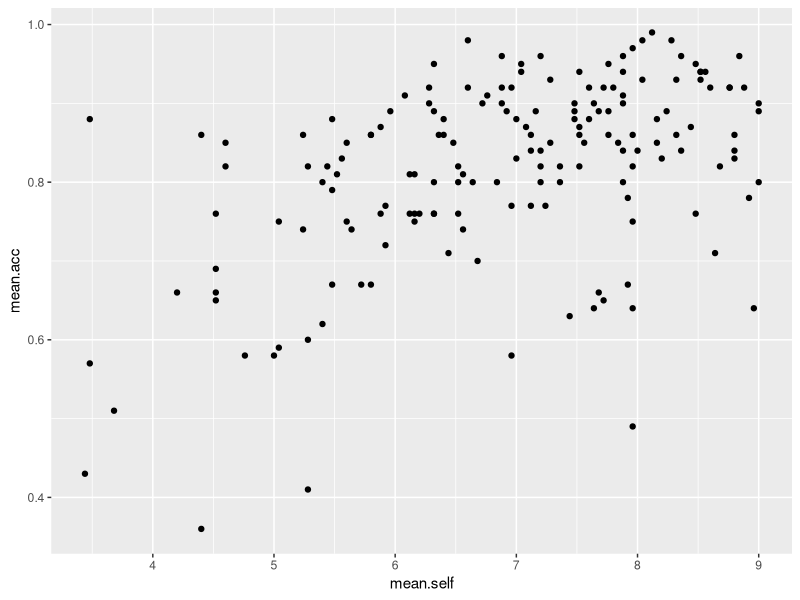
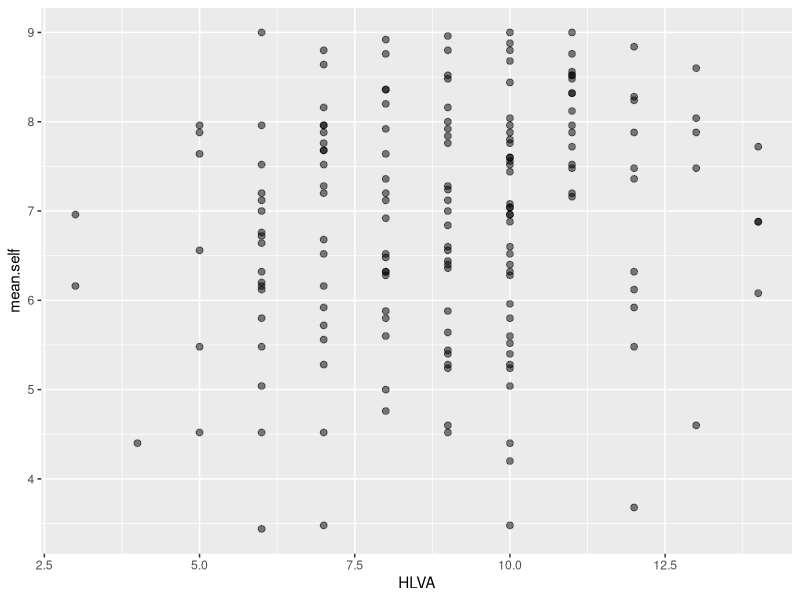
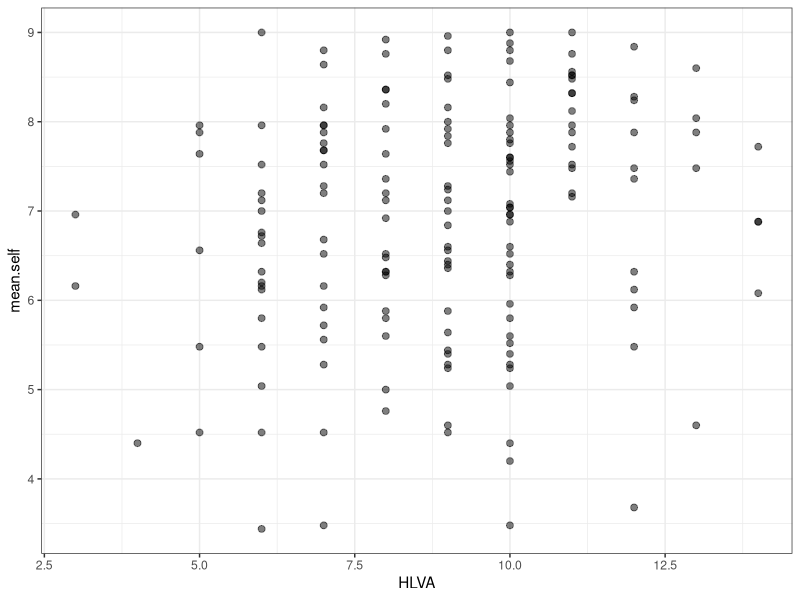
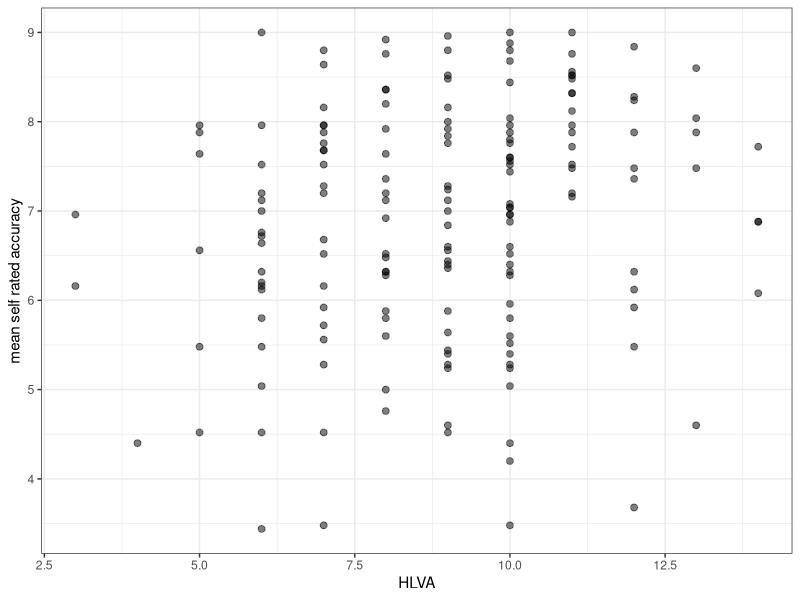
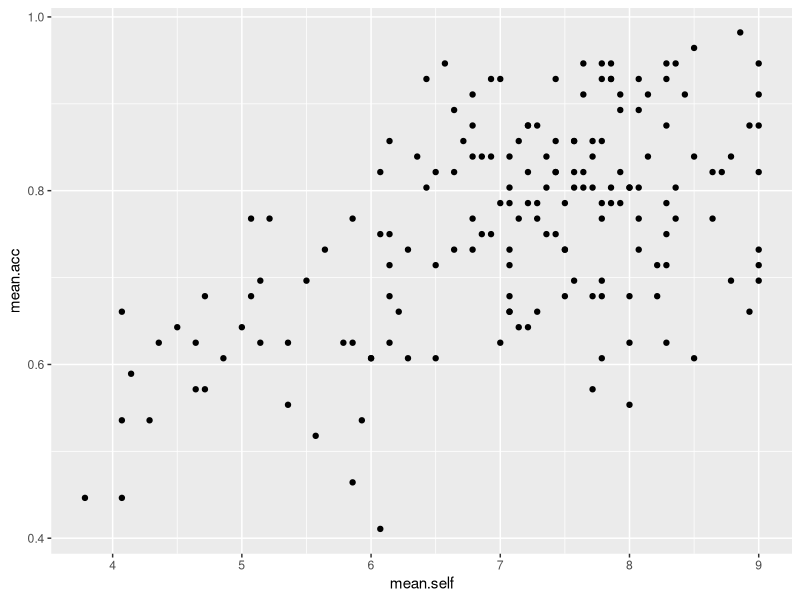
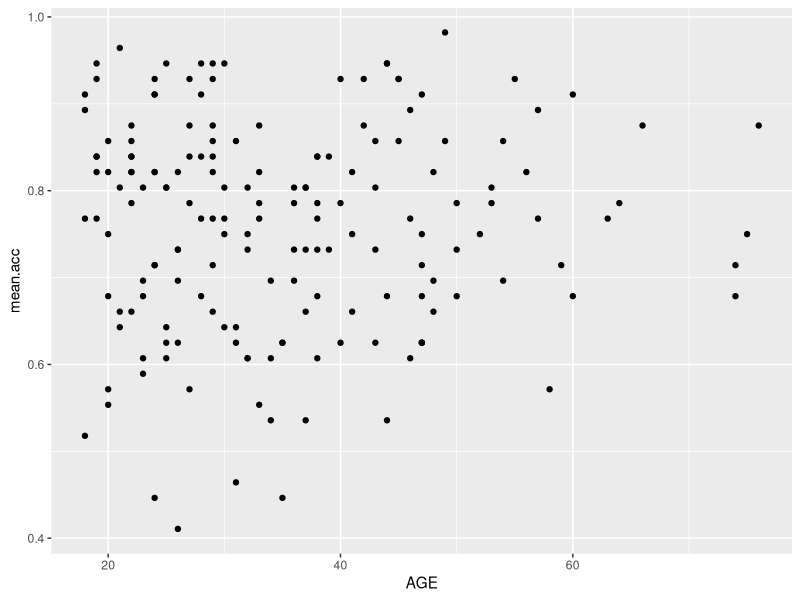
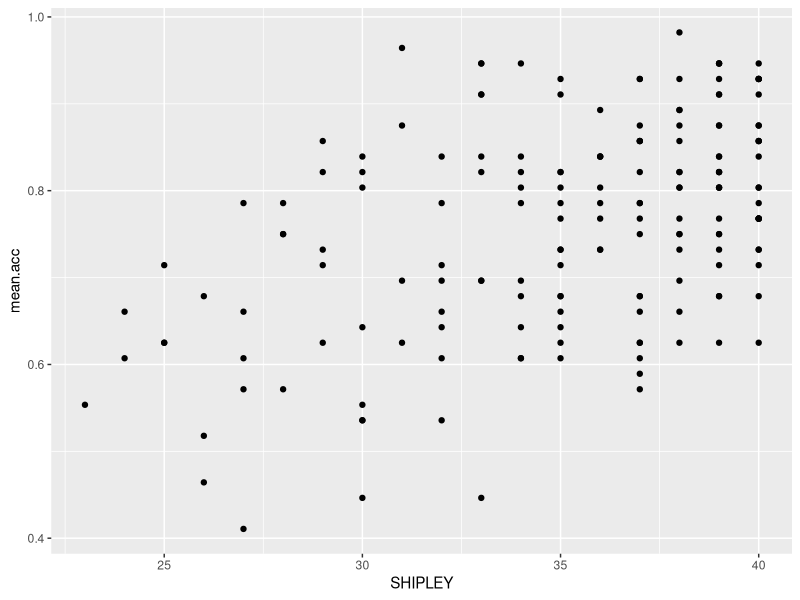
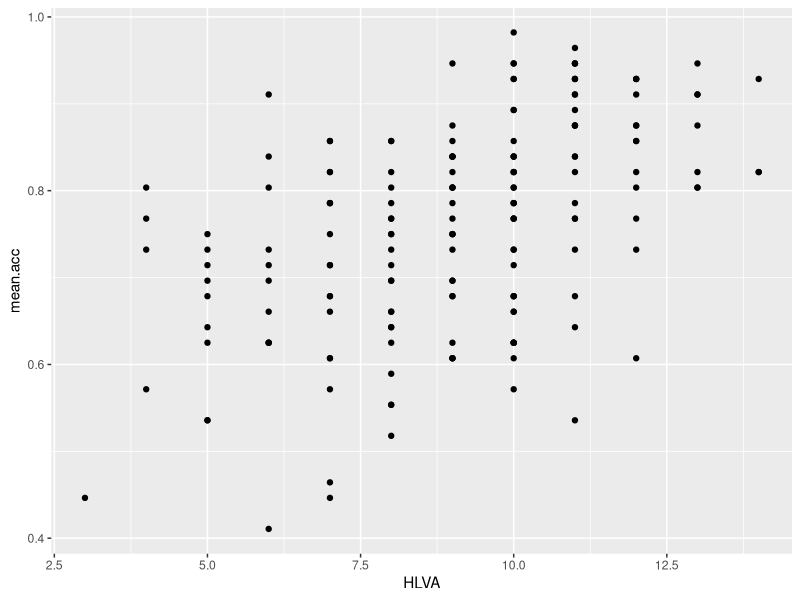

Here is the R script that generated these plots, in order:
## ---- chunk 1
#| warning: false
#| echo: false
library(kableExtra)
library(patchwork)
library(tidyverse)
## ---- chunk 2
#| warning: false
#| echo: false
# -- code to read in the aggregated subject level data from the clearly-understood data set

# -- study one
study.one.gen <- read_csv("study-one-general-participants.csv")

# -- study two
study.two.gen <- read_csv("study-two-general-participants.csv")
## ---- chunk 3
#| warning: false
#| echo: false
kable(head(study.one.gen))
## ---- chunk 4
summary(study.one.gen)
## ---- chunk 5
ggplot(data = study.one.gen, aes(x = mean.self, y = mean.acc)) + 
    geom_point()
## ---- chunk 6
ggplot(data = study.one.gen, aes(x = HLVA, y = mean.self)) +
  geom_point(alpha = 0.5, size = 2) 
## ---- chunk 7
ggplot(data = study.one.gen, aes(x = HLVA, y = mean.self)) +
  geom_point(alpha = 0.5, size = 2)  +
  theme_bw()
## ---- chunk 8
ggplot(data = study.one.gen, aes(x = HLVA, y = mean.self)) +
  geom_point(alpha = 0.5, size = 2)  +
  theme_bw() +
  labs(x = "HLVA", y = "mean self rated accuracy")
## ---- chunk 9
cor.test(study.one.gen$mean.acc, study.one.gen$mean.self, method = "pearson",  alternative = "two.sided")
## ---- chunk 10
rm(list=ls())
## ---- chunk 11
library("tidyverse")
## ---- chunk 12
study.two.gen <- read_csv("study-two-general-participants.csv")
## ---- chunk 13
summary(study.two.gen)
## ---- chunk 14
study.two.gen$ETHNICITY <- as.factor(study.two.gen$ETHNICITY)
## ---- chunk 15
summary(study.two.gen)
## ---- chunk 16
ggplot(data = study.two.gen, aes(x = mean.self, y = mean.acc)) +
  geom_point()
## ---- chunk 17
ggplot(data = study.two.gen, aes(x = AGE, y = mean.acc)) +
  geom_point()
## ---- chunk 18
ggplot(data = study.two.gen, aes(x = SHIPLEY, y = mean.acc)) +
  geom_point()
## ---- chunk 19
ggplot(data = study.two.gen, aes(x = HLVA, y = mean.acc)) +
  geom_point()
## ---- chunk 20
ggplot(data = study.two.gen, aes(x = FACTOR3, y = mean.acc)) +
  geom_point()
## ---- chunk 21
ggplot(data = study.two.gen, aes(x = QRITOTAL, y = mean.acc)) +
  geom_point()
## ---- chunk 22
ggplot(data = study.two.gen, aes(x = HLVA, y = mean.acc)) +
  geom_point(alpha = 0.5, size = 2, colour = "red")
## ---- chunk 23
ggplot(data = study.two.gen, aes(x = HLVA, y = mean.acc)) +
  geom_point(alpha = 0.5, size = 2, colour = "red")   +
  theme_bw()
## ---- chunk 24
ggplot(data = study.two.gen, aes(x = HLVA, y = mean.acc)) +
  geom_point(alpha = 0.5, size = 2, colour = "red")   +
  theme_bw() +
  labs(x = "HLVA", y = "mean accuracy")
## ---- chunk 25
cor.test(study.two.gen$HLVA, study.two.gen$mean.acc, method = "pearson",  alternative = "two.sided")
## ---- chunk 26
cor.test(study.two.gen$mean.self, study.two.gen$mean.acc, method = "pearson",  alternative = "two.sided")
## ---- chunk 27
cor.test(study.two.gen$AGE, study.two.gen$mean.acc, method = "pearson",  alternative = "two.sided")
## ---- chunk 28
cor.test(study.two.gen$QRITOTAL, study.two.gen$mean.acc, method = "pearson",  alternative = "two.sided")
## ---- chunk 29
cor.test(study.two.gen$SHIPLEY, study.two.gen$mean.acc, method = "pearson",  alternative = "two.sided")
## ---- chunk 30
library(patchwork)
## ---- chunk 31
p.AGE <- ggplot(data = study.two.gen, aes(x = AGE, y = mean.acc)) +
  geom_point() 
#
p.SHIPLEY <- ggplot(data = study.two.gen, aes(x = SHIPLEY, y = mean.acc)) +
  geom_point()  
## ---- chunk 32
p.AGE  + p.SHIPLEY
## ---- chunk 33
p.QRITOTAL <- ggplot(data = study.two.gen, aes(x = QRITOTAL, y = mean.acc)) +
  geom_point()
#
p.SHIPLEY <- ggplot(data = study.two.gen, aes(x = SHIPLEY, y = mean.acc)) +
  geom_point()

# -- second put them together
p.QRITOTAL  + p.SHIPLEY
